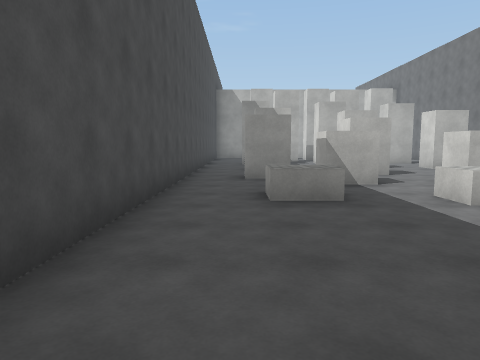
view 1 (above)

19 first-person views from a walk through a scene from a Unity 3-D project. The camera is 1.5 m above the floor, tilts 6° down and sees 70° across. The floor is counted in squares, 2 m on a side. Each view is taken from the middle of a square. On the plan, view 1 faces up. The plan holds only what a view shows up to about 11 squares ahead; the rest is blank. The place goes on beyond the plan. The player is left out. Surface patterns are stand-ins for the level's own textures.

view 2
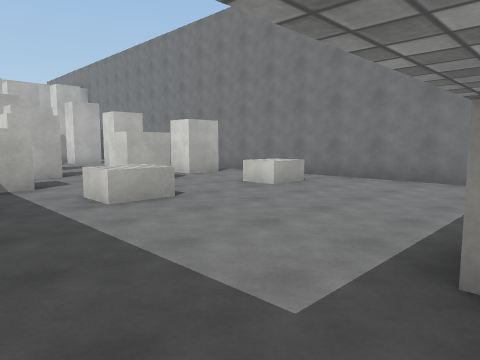

view 3
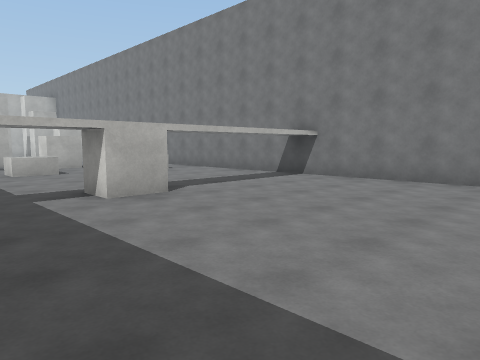

view 4
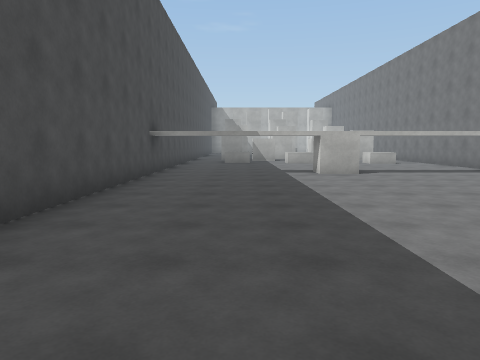

view 5
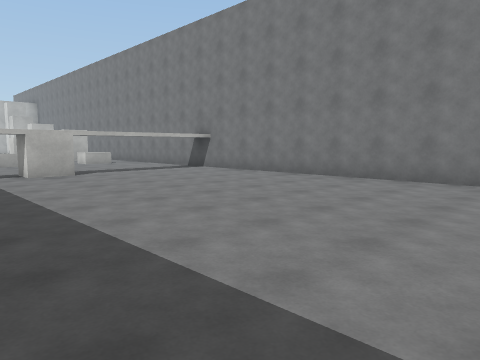

view 6
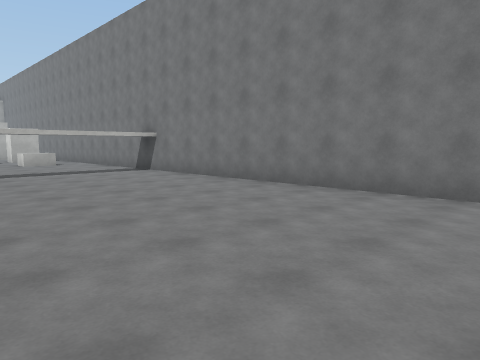

view 7
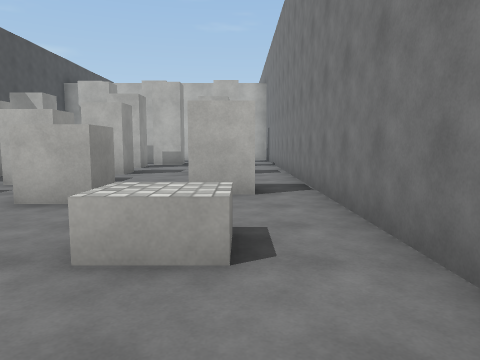

view 8
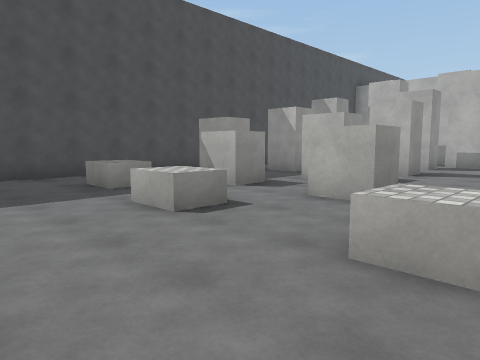

view 9
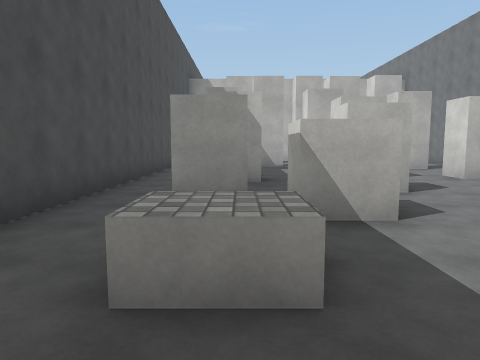

view 10
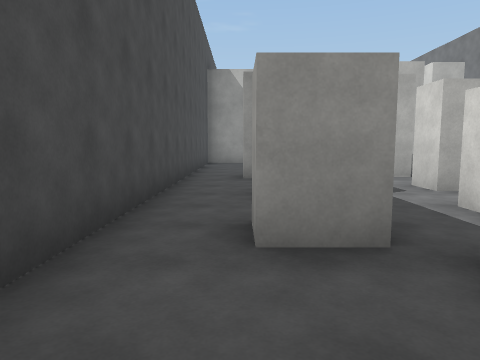

view 11
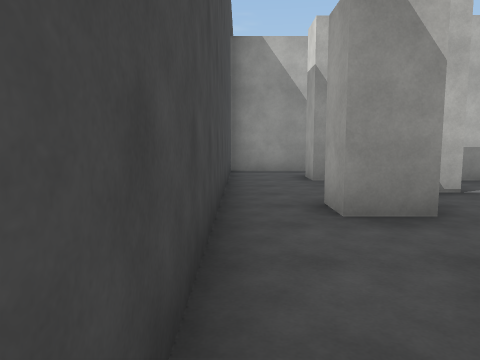

view 12
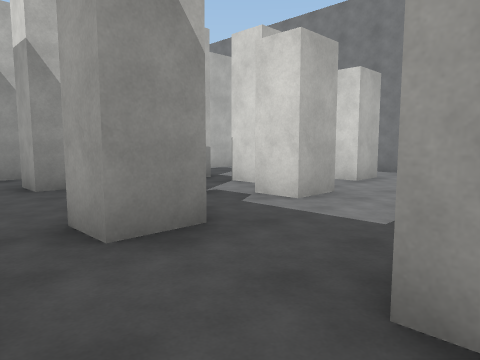

view 13
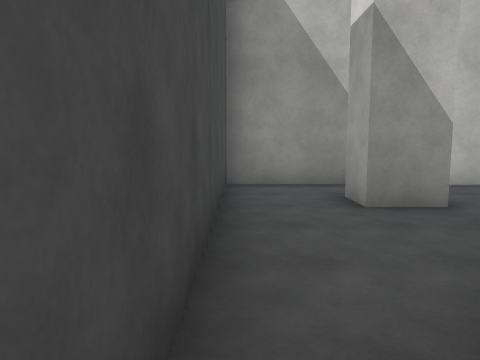

view 14
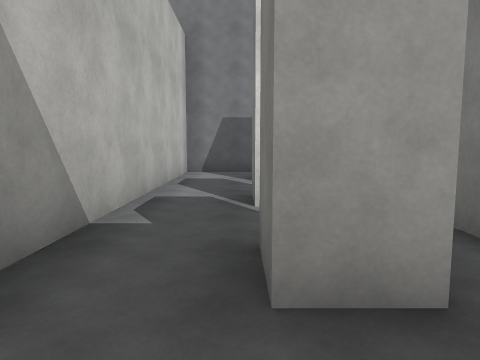

view 15
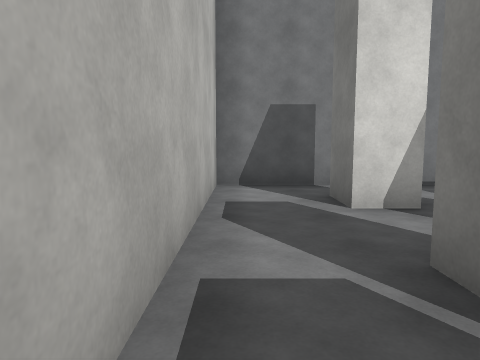

view 16
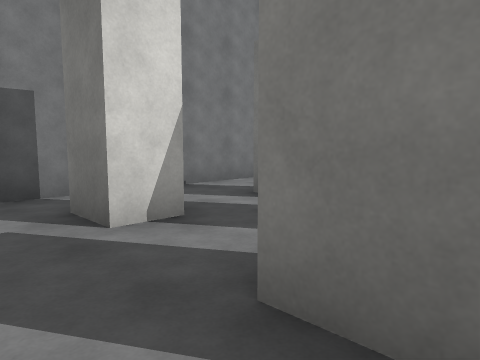

view 17
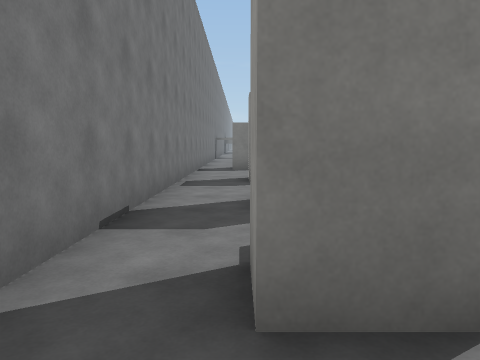

view 18
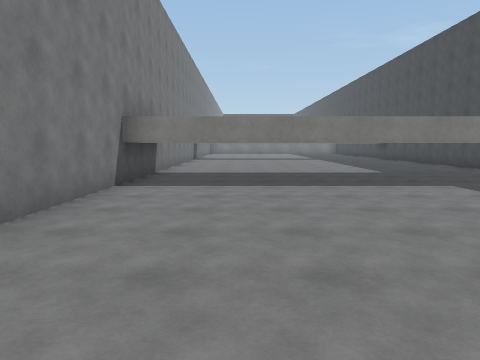

view 19
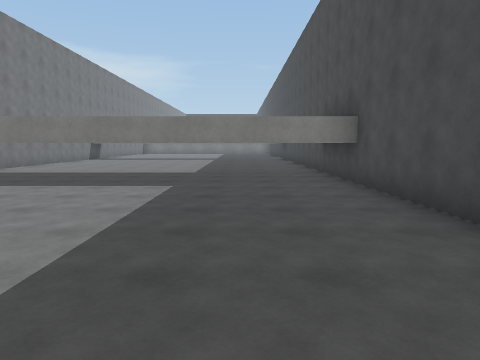

### Floor plan
Points are (right, up) in squares from view 1. A wall is a line through its corners. A room is listed if a view was taken in it or the views show most of it. See-through windows are left out.
Room 1 (views 1, 2, 3, 4, 5, 6, 7, 8, 9, 10, 11, 12, 13, 14, 15, 16, 17, 18, 19)
walls: (1.4, 10.1) (1.4, 9.7) (0.4, 9.7); (6.2, 10.4) (6, 10.4) (6, 11.2); (0.5, 10.1) (0.5, 10.6); (4.1, 11.2) (4.1, 10.4) (3.2, 10.4) (3.2, 11.2); (1.1, 12.5) (0.1, 12.5) (0.1, 13.4); (3.9, 13.6) (3.9, 12.8) (2.9, 12.8) (2.9, 13.6); (6.8, 13.3) (5.7, 13.3) (5.7, 13.9); (4.9, 14.3) (3.9, 14.3) (3.9, 15.1); (2.5, 14.3) (2, 14.3); (1.6, 15.1) (2.1, 15.1); (6, 15.9) (6, 16.8) (6.9, 16.8) (6.9, 15.9); (1.5, 16) (0.5, 16) (0.5, 16.8) (1.5, 16.8); (3, 16.8) (4.1, 16.8); (-1.2, -9.6) (8.2, -9.6); (8.3, -10.5) (8.3, 18.4) (-1.2, 18.4) (-1.2, -10.5)
objects: block (0, 8) to (1, 8); block (1, 5); block (2, 7); block (3, 0) to (4, 0); block (3, 5); block (3, 9); block (5, 7); block (6, 4) to (7, 4); block (7, 7)

Positions as (right, up) in squares from view 1, and headings:
1: (0, 0), facing up
2: (1, 0), facing up-right
3: (1, -5), facing up-right
4: (1, -9), facing up
5: (1, -9), facing up-right
6: (3, -9), facing up-right
7: (7, 2), facing up
8: (7, 2), facing up-left
9: (1, 3), facing up
10: (0, 5), facing up
11: (-1, 9), facing up
12: (-1, 10), facing up-right
13: (-1, 12), facing up
14: (-1, 17), facing right
15: (2, 18), facing right
16: (3, 18), facing down-right
17: (7, 18), facing down
18: (6, -3), facing down
19: (1, -3), facing down
